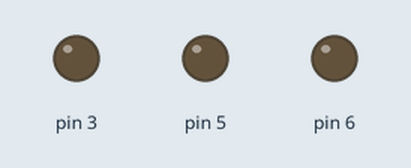
A sketch run on a simulated Arduino Uno, built with avr-gcc and run on an emulated ATmega328P. Parts: output pins drawn as LEDs (lit = HIGH).

Above: at 0.4 s.
At 1.4 s:
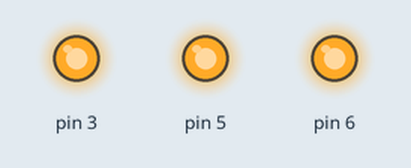
At 3.15 s:
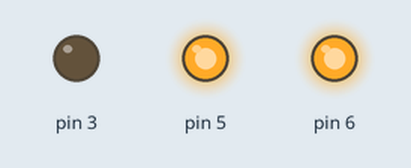
At 3.8 s:
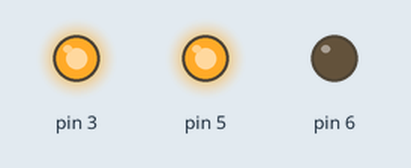
At 4.2 s:
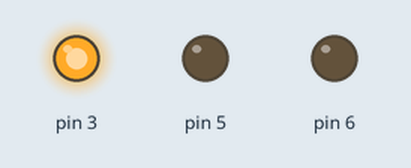
At 4.7 s:
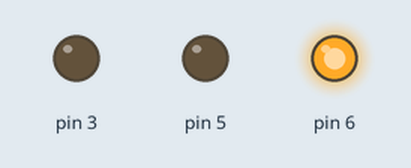
Timing chart, 0 to 5.1 s (numbered marks = the images above):
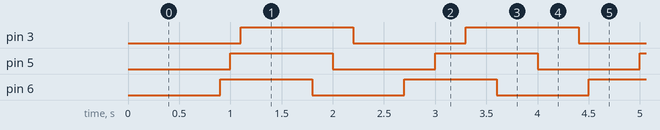

The sketch:

zad2.ino
```cpp
#define LED_RED 6
#define LED_GREEN 5
#define LED_BLUE 3

const unsigned long RED_BLINK_PERIOD = 900UL;
const unsigned long GREEN_BLINK_PERIOD = 1000UL;
const unsigned long BLUE_BLINK_PERIOD = 1100UL;

struct LedControl
{
    int pin;
    unsigned long blinkPeriod;
    int state;
    unsigned long lastChange;
};

LedControl redLed = {LED_RED, RED_BLINK_PERIOD, LOW, 0UL};
LedControl greenLed = {LED_GREEN, GREEN_BLINK_PERIOD, LOW, 0UL};
LedControl blueLed = {LED_BLUE, BLUE_BLINK_PERIOD, LOW, 0UL};

void setup()
{
    pinMode(redLed.pin, OUTPUT);
    pinMode(greenLed.pin, OUTPUT);
    pinMode(blueLed.pin, OUTPUT);

    digitalWrite(redLed.pin, redLed.state);
    digitalWrite(greenLed.pin, greenLed.state);
    digitalWrite(blueLed.pin, blueLed.state);
}


void blinkLed(LedControl &led)
{
    if (millis() - led.lastChange >= led.blinkPeriod)
    {

        if (led.state == LOW) led.state = HIGH;
        else led.state = LOW;

        digitalWrite(led.pin, led.state);
        led.lastChange += led.blinkPeriod;
    }
}

void loop()
{
    blinkLed(redLed);
    blinkLed(greenLed);
    blinkLed(blueLed);
}
```

Measured:
- by itself, pin 3: alternates HIGH for 1.1 s and LOW for 1.1 s
- by itself, pin 5: alternates HIGH for 1.0 s and LOW for 1.0 s
- by itself, pin 6: alternates HIGH for 0.90 s and LOW for 0.90 s
